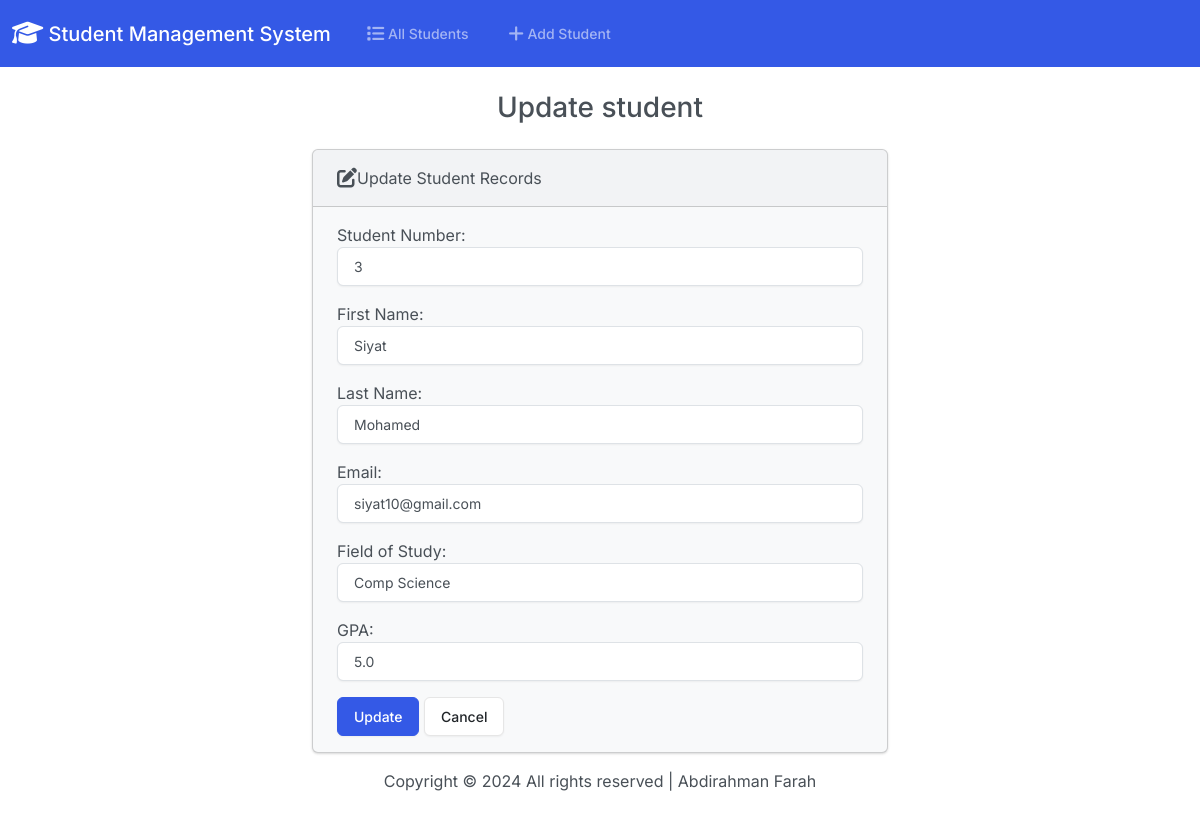
The page /edit/3/ on the database its author committed.
### myApp/models.py (models this page shows, shortened)
class Students(models.Model):
    student_number=models.PositiveIntegerField(primary_key=True)
    first_name=models.CharField(max_length=50)
    last_name=models.CharField(max_length=50)
    email=models.EmailField(max_length=100)
    field_of_study=models.CharField(max_length=50)
    gpa=models.FloatField()

### myApp/views.py (the view)
# urls.py: path('edit/<int:student_number>/', views.edit, name='edit'),  # Change 'id' to 'student_number'
def edit(request, student_number):
    student = Students.objects.get(student_number=student_number)
    if request.method == 'POST':
        form = StudentForm(request.POST, instance=student)
        if form.is_valid():
            form.save()
            return render(request, 'myApp/edit.html', { # Redirect to the edit page with a success flag
                'form': form,
                'success': True
            })
    else:
        form = StudentForm(instance=student)
    return render(request, 'myApp/edit.html', {
        'form': form,
        'student': student
    })

### myApp/forms.py
class StudentForm(forms.ModelForm):
    class Meta:
        model = Students
        fields = ['student_number', 'first_name', 'last_name', 'email', 'field_of_study', 'gpa']
        labels = {
            'student_number': 'Student Number',
            'first_name': 'First Name',
            'last_name': 'Last Name',
            'email': 'Email',
            'field_of_study': 'Field of Study',
            'gpa': 'GPA'
        }
        widgets = {
            'student_number': forms.NumberInput(attrs={'class': 'form-control'}),
            'first_name': forms.TextInput(attrs={'class': 'form-control'}),
            'last_name': forms.TextInput(attrs={'class': 'form-control'}),
            'email': forms.EmailInput(attrs={'class': 'form-control'}),
            'field_of_study': forms.TextInput(attrs={'class': 'form-control'}),
            'gpa': forms.NumberInput(attrs={'class': 'form-control'})
        }

### myApp/Templates/myApp/edit.html (shortened to what this page needs)
{% extends "myApp/base.html"%}
{% block body %}
<h3 class="text-center m-4"> Update student</h3>
{% if success %}
<div class="alert alert-success" role="alert">
    The  student updated successfully
    <a href="{% url 'index' %}" class="alert-link">Go to home page.</a>
</div>
{% else %}
<div class="row justify-content-center">
   <div class="col-6">
    <div class="card bg-light mb-3">
        <div class="card-header">
            <i class="fa-solid fa-pen-to-square fa-lg"></i>Update Student Records
        </div>
        <div class="card-body">
            <form action="" method="POST">
                {{ form.as_p }}
                <button type="submit" class="btn btn-primary">Update</button>
                <a href="{% url 'index' %}" class="btn btn-secondary">Cancel</a>
            </form>
        </div>
   </div>
</div>
{% endif %}
{%endblock%}

### rows shown on the page
Students: student_number "3", first_name "Siyat", last_name "Mohamed", email "siyat10@gmail.com", field_of_study "Comp Science", gpa "5.0"
